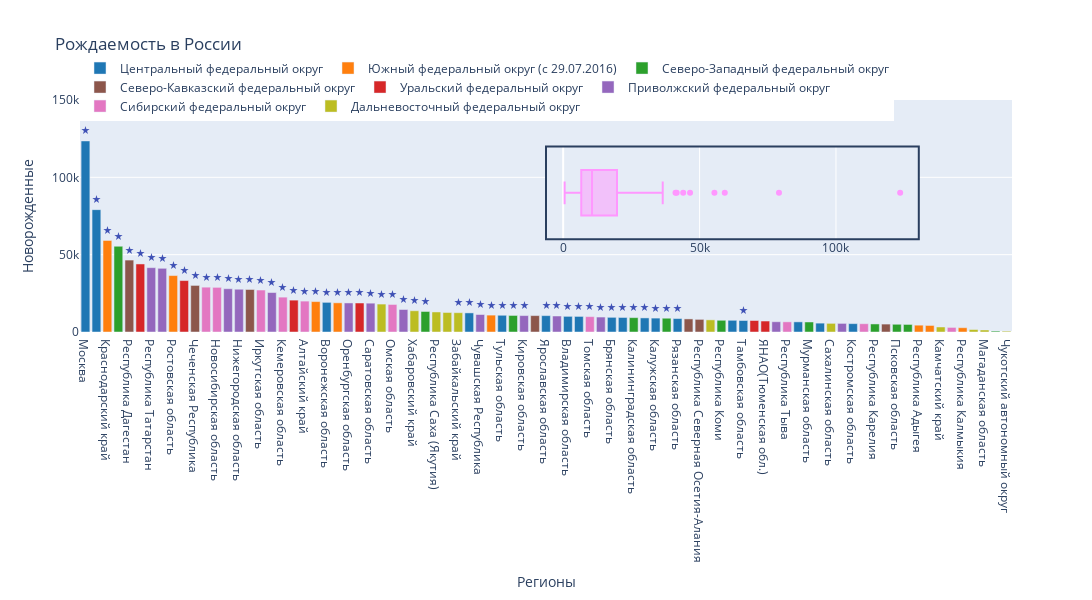

Notebook cell for this chart:
### Markdown cell above
### График Новорожденные

### Code cell
# Создаем маску для формирования нужного нам датасета.
mask_newborn = data.sort_values(by='Новорожденные',ascending=False)
mask_newborn['ОКР'] = mask_newborn['Новорожденные']*100/mask_newborn['Численность населения']
mask_newborn_OKR = mask_newborn.sort_values(by='ОКР',ascending=False)


fig_1 = px.bar(x=mask_newborn['Регионы'],
               title='Рождаемость в России',
               y=mask_newborn['Новорожденные'],
               color=mask_newborn['Федеральный округ'],
               color_discrete_map=dct_colors,
               text=mask_newborn['метка региона'],
               width=1200,height=600,range_y=[0,150000])

# Отсортируем согласно признаку Регионы, а он у нас отсортирован по численности населения
fig_1.update_xaxes(categoryorder='array',categoryarray=mask_newborn['Регионы'])

fig_1.update_traces(textposition='outside',textfont_color='#3F51B5')

fig_1.update_layout(legend_orientation='h',legend=dict(x=0, y=1.2,yanchor='top',title=''),autosize=False)

# Добавляем вставленный график
fig_1.add_trace(go.Box(x=mask_newborn['Новорожденные'],name="",showlegend=False,xaxis="x2",yaxis="y2"))


# # Конфигурация осей для вторичного графика

fig_1.update_layout(shapes=[dict(type="rect", #тип
                           xref="paper", # цвет 
                           yref="paper", # цвет 
                           x0=0.5, # начало графика x0 от левого края
                           y0=0.4, # начало графика y0 от нижнего края
                           x1=0.9, # конец графика x1 от левого края
                           y1=0.8, # конец графика y1 от нижнего края
                           line_width=2, #
                           fillcolor=None, #
                           opacity=1)], # прозрачность
)

# Уточняем область отображения второго графика
fig_1.update_traces(selector=lambda t: t.name=="", xaxis="x2", yaxis="y2")

fig_1.update_layout(
     xaxis2=dict(domain=[0.5, 0.9], anchor="y2"),  # определяем оси X для врезанного графика
     yaxis2=dict(domain=[0.4, 0.8], anchor="x2"))   # определяем оси Y для врезанного графика

fig_1.update_xaxes(title='Регионы')
fig_1.update_yaxes(title='Новорожденные')

fig_1.update_layout(
    xaxis2_title="",  # Убираем подпись оси X
    yaxis2_title=""   # Убираем подпись оси Y
)

fig_1.show()

### Figure 1 — Plotly figure (JSON) as saved in the notebook; plotly's stock layout.template omitted (floating-point values rounded to 4 significant figures)
{"data": [{"alignmentgroup": "True", "hovertemplate": "color=Центральный федеральный округ<br>x=%{x}<br>y=%{y}<br>text=%{text}<extra></extra>", "legendgroup": "Центральный федеральный округ", "marker": {"color": "#1F77B4", "pattern": {"shape": ""}}, "name": "Центральный федеральный округ", "offsetgroup": "Центральный федеральный округ", "orientation": "v", "showlegend": true, "text": ["★", "★", "★", "★", "★", "★", "★", "★", "★", "★", "★", "★", "★", "", "★", "", "", ""], "textfont": {"color": "#3F51B5"}, "textposition": "outside", "type": "bar", "x": ["Москва", "Московская область", "Воронежская область", "Белгородская область", "Тульская область", "Ярославская область", "Владимирская область", "Тверская область", "Брянская область", "Липецкая область", "Курская область", "Калужская область", "Рязанская область", "Ивановская область", "Тамбовская область", "Смоленская область", "Орловская область", "Костромская область"], "xaxis": "x", "y": [123524, 79107, 19161, 12352, 10812, 10584, 10120, 10075, 9480, 9389, 9111, 8989, 8701, 7563, 7433, 6554, 5735, 5402], "yaxis": "y"}, {"alignmentgroup": "True", "hovertemplate": "color=Южный федеральный округ (с 29.07.2016)<br>x=%{x}<br>y=%{y}<br>text=%{text}<extra></extra>", "legendgroup": "Южный федеральный округ (с 29.07.2016)", "marker": {"color": "#FF7F0E", "pattern": {"shape": ""}}, "name": "Южный федеральный округ (с 29.07.2016)", "offsetgroup": "Южный федеральный округ (с 29.07.2016)", "orientation": "v", "showlegend": true, "text": ["★", "★", "★", "★", "★", "", "", ""], "textfont": {"color": "#3F51B5"}, "textposition": "outside", "type": "bar", "x": ["Краснодарский край", "Ростовская область", "Волгоградская область", "Республика Крым", "Астраханская область", "Республика Адыгея", "Севастополь", "Республика Калмыкия"], "xaxis": "x", "y": [59235, 36485, 19663, 18868, 10911, 4418, 4225, 2772], "yaxis": "y"}, {"alignmentgroup": "True", "hovertemplate": "color=Северо-Западный федеральный округ<br>x=%{x}<br>y=%{y}<br>text=%{text}<extra></extra>", "legendgroup": "Северо-Западный федеральный округ", "marker": {"color": "#2CA02C", "pattern": {"shape": ""}}, "name": "Северо-Западный федеральный округ", "offsetgroup": "Северо-Западный федеральный округ", "orientation": "v", "showlegend": true, "text": ["★", "★", "★", "★", "★", "", "", "", "", "", ""], "textfont": {"color": "#3F51B5"}, "textposition": "outside", "type": "bar", "x": ["Санкт-Петербург", "Ленинградская область", "Вологодская область", "Калининградская область", "Архангельская обл.(кроме НАО)", "Республика Коми", "Мурманская область", "Республика Карелия", "Псковская область", "Новгородская область", "Ненецкий АО.(Арх.обл.)"], "xaxis": "x", "y": [55439, 13267, 10698, 9286, 8906, 7576, 6481, 5199, 4995, 4886, 594], "yaxis": "y"}, {"alignmentgroup": "True", "hovertemplate": "color=Северо-Кавказский федеральный округ<br>x=%{x}<br>y=%{y}<br>text=%{text}<extra></extra>", "legendgroup": "Северо-Кавказский федеральный округ", "marker": {"color": "#8C564B", "pattern": {"shape": ""}}, "name": "Северо-Кавказский федеральный округ", "offsetgroup": "Северо-Кавказский федеральный округ", "orientation": "v", "showlegend": true, "text": ["★", "★", "★", "", "", "", ""], "textfont": {"color": "#3F51B5"}, "textposition": "outside", "type": "bar", "x": ["Республика Дагестан", "Чеченская Республика", "Ставропольский край", "Кабардино-Балкарская Республика", "Республика Ингушетия", "Республика Северная Осетия-Алания", "Карачаево-Черкесская Республика"], "xaxis": "x", "y": [46506, 30111, 27487, 10604, 8463, 8157, 5118], "yaxis": "y"}, {"alignmentgroup": "True", "hovertemplate": "color=Уральский федеральный округ<br>x=%{x}<br>y=%{y}<br>text=%{text}<extra></extra>", "legendgroup": "Уральский федеральный округ", "marker": {"color": "#D62728", "pattern": {"shape": ""}}, "name": "Уральский федеральный округ", "offsetgroup": "Уральский федеральный округ", "orientation": "v", "showlegend": true, "text": ["★", "★", "★", "★", "", ""], "textfont": {"color": "#3F51B5"}, "textposition": "outside", "type": "bar", "x": ["Свердловская область", "Челябинская область", "ХМАО(Тюменская обл.)", "Тюменская обл.(кроме ХМАО,ЯНАО)", "Курганская область", "ЯНАО(Тюменская обл.)"], "xaxis": "x", "y": [43991, 33252, 20605, 18753, 7429, 7092], "yaxis": "y"}, {"alignmentgroup": "True", "hovertemplate": "color=Приволжский федеральный округ<br>x=%{x}<br>y=%{y}<br>text=%{text}<extra></extra>", "legendgroup": "Приволжский федеральный округ", "marker": {"color": "#9467BD", "pattern": {"shape": ""}}, "name": "Приволжский федеральный округ", "offsetgroup": "Приволжский федеральный округ", "orientation": "v", "showlegend": true, "text": ["★", "★", "★", "★", "★", "★", "★", "★", "★", "★", "★", "★", "", ""], "textfont": {"color": "#3F51B5"}, "textposition": "outside", "type": "bar", "x": ["Республика Татарстан", "Республика Башкортостан", "Самарская область", "Нижегородская область", "Пермский край", "Оренбургская область", "Саратовская область", "Удмуртская Республика", "Чувашская Республика", "Кировская область", "Ульяновская область", "Пензенская область", "Республика Марий Эл", "Республика Мордовия"], "xaxis": "x", "y": [41598, 41180, 27983, 27648, 25529, 18780, 18643, 14545, 11307, 10619, 10346, 9663, 6642, 5558], "yaxis": "y"}, {"alignmentgroup": "True", "hovertemplate": "color=Сибирский федеральный округ<br>x=%{x}<br>y=%{y}<br>text=%{text}<extra></extra>", "legendgroup": "Сибирский федеральный округ", "marker": {"color": "#E377C2", "pattern": {"shape": ""}}, "name": "Сибирский федеральный округ", "offsetgroup": "Сибирский федеральный округ", "orientation": "v", "showlegend": true, "text": ["★", "★", "★", "★", "★", "★", "★", "", "", ""], "textfont": {"color": "#3F51B5"}, "textposition": "outside", "type": "bar", "x": ["Красноярский край", "Новосибирская область", "Иркутская область", "Кемеровская область", "Алтайский край", "Омская область", "Томская область", "Республика Тыва", "Республика Хакасия", "Республика Алтай"], "xaxis": "x", "y": [28985, 28865, 27137, 22545, 19976, 17800, 9940, 6582, 5360, 2955], "yaxis": "y"}, {"alignmentgroup": "True", "hovertemplate": "color=Дальневосточный федеральный округ<br>x=%{x}<br>y=%{y}<br>text=%{text}<extra></extra>", "legendgroup": "Дальневосточный федеральный округ", "marker": {"color": "#BCBD22", "pattern": {"shape": ""}}, "name": "Дальневосточный федеральный округ", "offsetgroup": "Дальневосточный федеральный округ", "orientation": "v", "showlegend": true, "text": ["★", "★", "", "", "★", "", "", "", "", "", ""], "textfont": {"color": "#3F51B5"}, "textposition": "outside", "type": "bar", "x": ["Приморский край", "Хабаровский край", "Республика Саха (Якутия)", "Республика Бурятия", "Забайкальский край", "Амурская область", "Сахалинская область", "Камчатский край", "Еврейская автономная область", "Магаданская область", "Чукотский автономный округ"], "xaxis": "x", "y": [18060, 13739, 12957, 12620, 12484, 7853, 5591, 3240, 1605, 1314, 537], "yaxis": "y"}, {"name": "", "showlegend": false, "type": "box", "x": [123524, 79107, 59235, 55439, 46506, 43991, 41598, 41180, 36485, 33252, 30111, 28985, 28865, 27983, 27648, 27487, 27137, 25529, 22545, 20605, 19976, 19663, 19161, 18868, 18780, 18753, 18643, 18060, 17800, 14545, 13739, 13267, 12957, 12620, 12484, 12352, 11307, 10911, 10812, 10698, 10619, 10604, 10584, 10346, 10120, 10075, 9940, 9663, 9480, 9389, 9286, 9111, 8989, 8906, 8701, 8463, 8157, 7853, 7576, 7563, 7433, 7429, 7092, 6642, 6582, 6554, 6481, 5735, 5591, 5558, 5402, 5360, 5199, 5118, 4995, 4886, 4418, 4225, 3240, 2955, 2772, 1605, 1314, 594, 537], "xaxis": "x2", "yaxis": "y2"}], "layout": {"autosize": false, "barmode": "relative", "height": 600, "legend": {"orientation": "h", "title": {"text": ""}, "tracegroupgap": 0, "x": 0, "y": 1.2, "yanchor": "top"}, "shapes": [{"line": {"width": 2}, "opacity": 1, "type": "rect", "x0": 0.5, "x1": 0.9, "xref": "paper", "y0": 0.4, "y1": 0.8, "yref": "paper"}], "title": {"text": "Рождаемость в России"}, "width": 1200, "xaxis": {"anchor": "y", "categoryarray": ["Москва", "Московская область", "Краснодарский край", "Санкт-Петербург", "Республика Дагестан", "Свердловская область", "Республика Татарстан", "Республика Башкортостан", "Ростовская область", "Челябинская область", "Чеченская Республика", "Красноярский край", "Новосибирская область", "Самарская область", "Нижегородская область", "Ставропольский край", "Иркутская область", "Пермский край", "Кемеровская область", "ХМАО(Тюменская обл.)", "Алтайский край", "Волгоградская область", "Воронежская область", "Республика Крым", "Оренбургская область", "Тюменская обл.(кроме ХМАО,ЯНАО)", "Саратовская область", "Приморский край", "Омская область", "Удмуртская Республика", "Хабаровский край", "Ленинградская область", "Республика Саха (Якутия)", "Республика Бурятия", "Забайкальский край", "Белгородская область", "Чувашская Республика", "Астраханская область", "Тульская область", "Вологодская область", "Кировская область", "Кабардино-Балкарская Республика", "Ярославская область", "Ульяновская область", "Владимирская область", "Тверская область", "Томская область", "Пензенская область", "Брянская область", "Липецкая область", "Калининградская область", "Курская область", "Калужская область", "Архангельская обл.(кроме НАО)", "Рязанская область", "Республика Ингушетия", "Республика Северная Осетия-Алания", "Амурская область", "Республика Коми", "Ивановская область", "Тамбовская область", "Курганская область", "ЯНАО(Тюменская обл.)", "Республика Марий Эл", "Республика Тыва", "Смоленская область", "Мурманская область", "Орловская область", "Сахалинская область", "Республика Мордовия", "Костромская область", "Республика Хакасия", "Республика Карелия", "Карачаево-Черкесская Республика", "Псковская область", "Новгородская область", "Республика Адыгея", "Севастополь", "Камчатский край", "Республика Алтай", "Республика Калмыкия", "Еврейская автономная область", "Магаданская область", "Ненецкий АО.(Арх.обл.)", "Чукотский автономный округ"], "categoryorder": "array", "domain": [0, 1], "title": {"text": "Регионы"}}, "xaxis2": {"anchor": "y2", "domain": [0.5, 0.9], "title": {"text": ""}}, "yaxis": {"anchor": "x", "domain": [0, 1], "range": [0, 150000], "title": {"text": "Новорожденные"}}, "yaxis2": {"anchor": "x2", "domain": [0.4, 0.8], "title": {"text": ""}}}}
